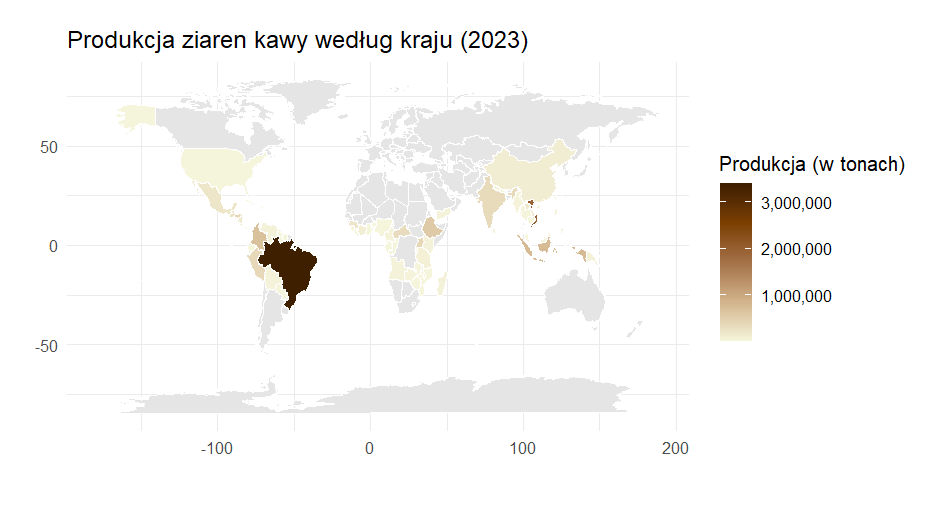

R code for this plot:

library(dplyr)
library(ggplot2)
library(maps)
library(mapdata)
library(scales)

coffee_bean_production <- read.csv('coffee-bean-production.csv')

# produkcja w tonach, rok 2024

coffee <- coffee_bean_production %>%
  filter(Year == '2023', Code != "") %>%
  mutate(Production = Coffee..green...00000656....Production...005510....tonnes) %>%
  mutate(Entity = recode(Entity,   #zmieniam nazwy krajów tak, żeby pasowały do ramki danych world
                         "Cote d'Ivoire" = "Ivory Coast",
                         "Congo" = "Republic of Congo",
                         "East Timor" = "Timor-Leste",
                         "United States" = "USA",
                         "Saint Vincent and the Grenadines" = "Saint Vincent",  # w ramce danych world "Saint Vincent" oraz "Grenadines" to osobne kraje, rozdzielam je (później duplikuję i tworzę "Grenadines")
                         "Trinidad and Tobago" = "Trinidad"                    # jak wyżej
  )) %>%
  filter(!Entity %in% c("World", "Melanesia", "Polynesia"))  # nie są to kraje, ale były w tej ramce danych

coffee <- coffee %>% bind_rows(
  coffee %>%
    filter(Entity == "Trinidad") %>%
    mutate(Entity = "Tobago"),
  coffee %>%
    filter(Entity == "Saint Vincent") %>%
    mutate(Entity = "Grenadines")) %>%
select(Entity, Production)

world <- map_data("world")

world_coffee <- world %>% left_join(coffee, by = c("region" = "Entity"))

ggplot(world_coffee, aes(x = long, y = lat, group = group, fill = Production)) +
  geom_polygon(color = "white", size = 0.2) +
  scale_fill_gradientn(colors = c("#f5f5dc", "#d2b48c", "#a47148", "#7b3f00", "#3e1f00"),
    na.value = "grey90",
    labels = label_comma()) +
  coord_fixed(1.3) +
  theme_minimal() +
  labs(title = "Produkcja ziaren kawy według kraju (2023)", fill = "Produkcja (w tonach)", x="", y="")
